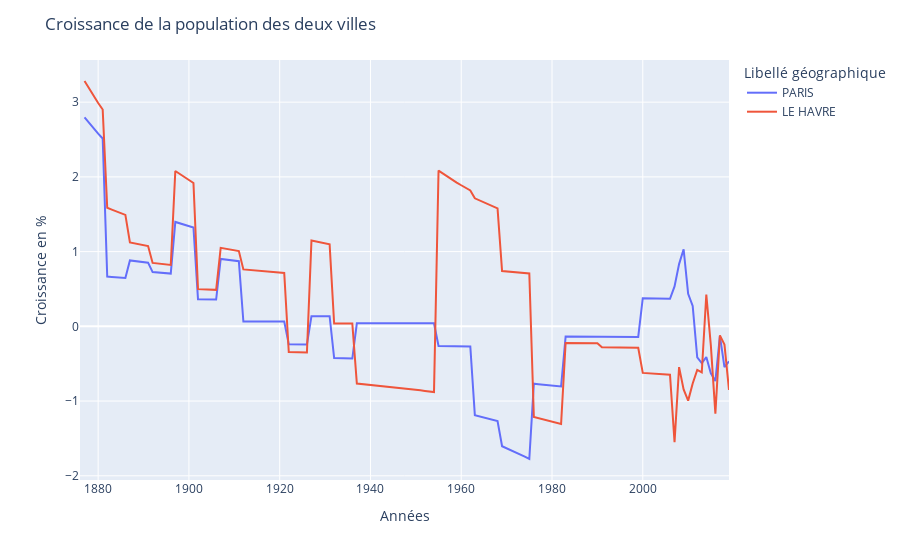

Notebook code cell kept with this figure:
### Code cell
growth[my_line.split(" - ")].plot().update_xaxes(title_text="Années").update_yaxes(title_text="Croissance en %").update_layout(title="Croissance de la population des deux villes")

### Figure 1 — Plotly figure (JSON) as saved in the notebook; plotly's stock layout.template omitted (floating-point values rounded to 4 significant figures; data arrays with more than 128 entries replaced by an {"elided": "..."} marker saying what was removed)
{"data": [{"hovertemplate": "Libellé géographique=PARIS<br>index=%{x}<br>value=%{y}<extra></extra>", "legendgroup": "PARIS", "line": {"color": "#636efa", "dash": "solid"}, "marker": {"symbol": "circle"}, "mode": "lines", "name": "PARIS", "orientation": "v", "showlegend": true, "type": "scatter", "x": {"elided": "144 int values"}, "xaxis": "x", "y": {"elided": "144 float values"}, "yaxis": "y"}, {"hovertemplate": "Libellé géographique=LE HAVRE<br>index=%{x}<br>value=%{y}<extra></extra>", "legendgroup": "LE HAVRE", "line": {"color": "#EF553B", "dash": "solid"}, "marker": {"symbol": "circle"}, "mode": "lines", "name": "LE HAVRE", "orientation": "v", "showlegend": true, "type": "scatter", "x": {"elided": "144 int values"}, "xaxis": "x", "y": {"elided": "144 float values"}, "yaxis": "y"}], "layout": {"legend": {"title": {"text": "Libellé géographique"}, "tracegroupgap": 0}, "margin": {"t": 60}, "title": {"text": "Croissance de la population des deux villes"}, "xaxis": {"anchor": "y", "domain": [0, 1], "title": {"text": "Années"}}, "yaxis": {"anchor": "x", "domain": [0, 1], "title": {"text": "Croissance en %"}}}}
